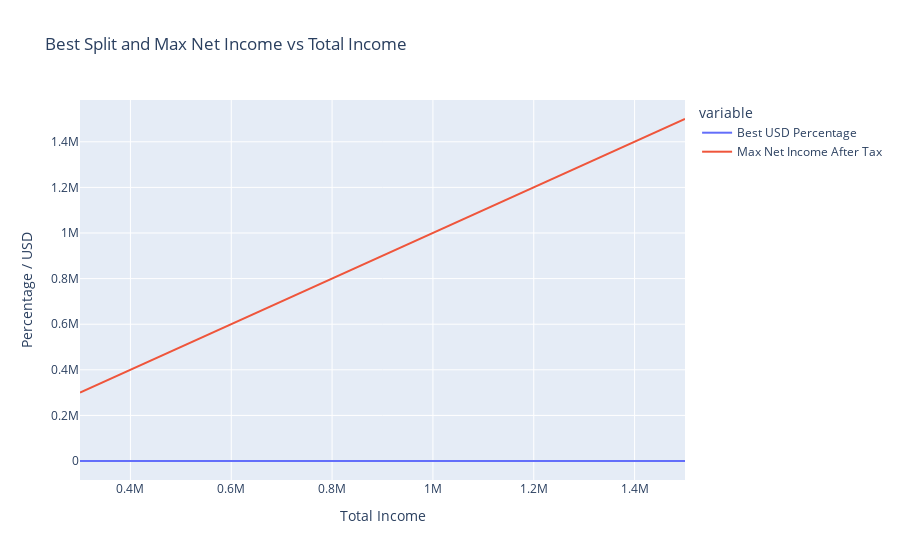

The notebook cell saved with this chart:
### Code cell
def find_best_split(income_range):
    best_usd_percentages = []
    max_net_incomes = []

    for total_income in range(income_range[0], income_range[1] + 1, 10000):
        best_usd_percentage = 0
        max_net_income_after_tax = 0

        for usd_percentage in range(0, 101, 1):
            usd_percentage /= 100
            net_income_after_tax = calculate_net_income(usd_percentage, total_income)

            if net_income_after_tax > max_net_income_after_tax:
                max_net_income_after_tax = net_income_after_tax
                best_usd_percentage = usd_percentage

        best_usd_percentages.append(best_usd_percentage * 100)
        max_net_incomes.append(max_net_income_after_tax)

    income_values = list(range(income_range[0], income_range[1] + 1, 10000))
    print(best_usd_percentages)
    data = {'Total Income': income_values, 'Best USD Percentage': best_usd_percentages, 'Max Net Income After Tax': max_net_incomes}
    fig = px.line(data, x='Total Income', y=['Best USD Percentage', 'Max Net Income After Tax'],
                  labels={'value': 'Percentage / USD', 'Total Income': 'Total Income'},
                  title='Best Split and Max Net Income vs Total Income')

    # Show the plot
    fig.show()

# Call the function to find the best split for income range 500,000 to 1,500,000
find_best_split((300000, 1500000))
